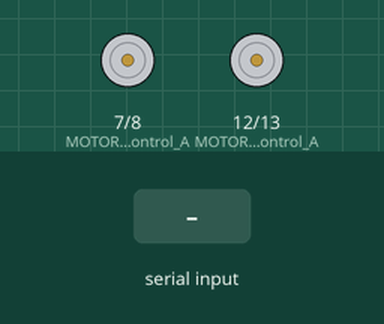
Simulated run of this sketch. Board: Arduino Uno, built with avr-gcc and run on an emulated ATmega328P. Parts: motor-driver pin pairs drawn as motors (green arrow = first pin HIGH = forward, orange = second pin HIGH = backward, longer = more drive, scaled by the enable pin). The test bench sets the inputs (shaded band).

Above: at 1.2 s.
1.3 s: "f" received over Serial
At 2.1 s:
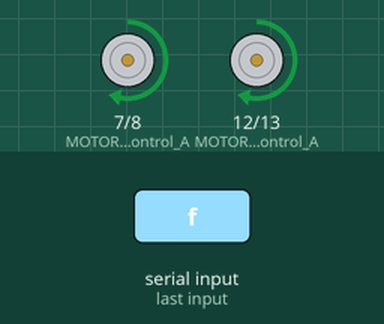
4.3 s: "t" received over Serial
At 5.6 s:
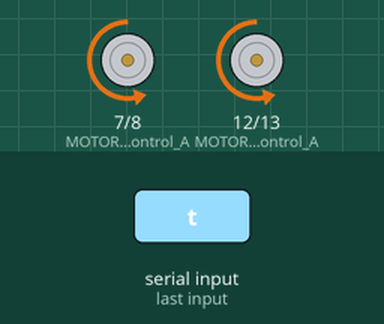
7.3 s: "d" received over Serial
At 10.1 s:
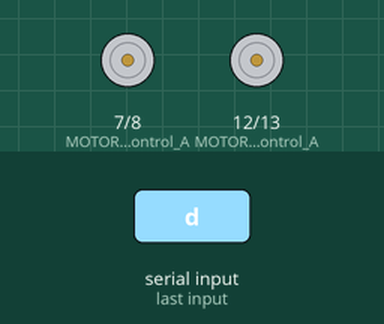
10.3 s: "e" received over Serial
At 11.4 s:
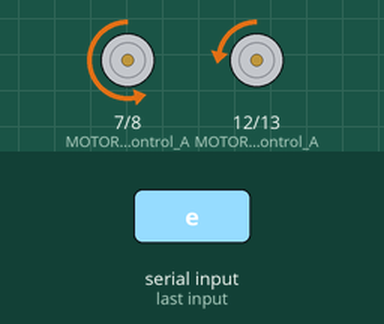
Timing chart, 0 to 13.8 s (numbered marks = the images above; inputs shaded):
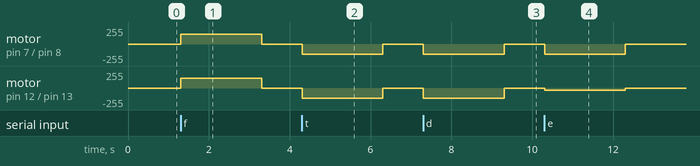

The sketch:

jHome_Robo1.pde
```cpp
#define LED 6
boolean connected;

void setup(){
  setupMotor();
  Serial.begin(115200);
}

void loop(){
  if(Serial.available()) receiveCommand();

}
void handShake() {
  Serial.print("ID 2|robot|4|f|frente|t|tras|d|direita|e|esquerda");
  Serial.flush();

  long m = millis();
  while(Serial.available()<1) {
    //waiting for data
    if(millis()-m>2000) {
      //timeout
      return;
    }
  }
  if(Serial.available()>0) {
    char c=Serial.read();
    digitalWrite(LED, true);
    connected= true;
  }

}
void shutdown() {
  digitalWrite(LED, false);
  connected=false;
}

void receiveCommand() {
  char comando[16];
  int counter=0;
  while(Serial.available()>0) // loop through all but the last
  {
    char c = Serial.read(); // receive byte as a character
    delay(5);
    comando[counter++]=c;
  }
  if(comando[0]=='j' || comando[0]=='J') handShake();
  if(comando[0]=='f') frente();
  if(comando[0]=='t') tras();
  if(comando[0]=='d') direita();
  if(comando[0]=='e') esquerda();
  if(comando[0]=='X') shutdown();
}

void frente() {
   andarFrente(2000, 3);
   parar();
}
void tras() {
   andarTras(2000, 3);
   parar();
}
void esquerda() {
   virarEsquerda(2000, 3);
   parar();
}
void direita() {
   virarDireita(2000, 3);
   parar();
}
```

Motores.pde
```cpp
#define MOTOR1_control_A 7
#define MOTOR1_control_B 8
#define MOTOR1_PWM 10
#define MOTOR2_control_A 12
#define MOTOR2_control_B 13
#define MOTOR2_PWM 11


int sentido=0;
void setupMotor() {
  pinMode(MOTOR1_control_A, OUTPUT);
  pinMode(MOTOR1_control_B, OUTPUT);
  pinMode(MOTOR1_PWM, OUTPUT);
  pinMode(MOTOR2_control_A, OUTPUT);
  pinMode(MOTOR2_control_B, OUTPUT);
  pinMode(MOTOR2_PWM, OUTPUT);
}

void girarNoEixo(int tempo, int intensidade, int sentido1) {
  analogWrite(MOTOR1_PWM,intensidade*50);
  analogWrite(MOTOR2_PWM,intensidade*50);
  digitalWrite(MOTOR1_control_A,sentido1);
  digitalWrite(MOTOR1_control_B,!sentido1);
  digitalWrite(MOTOR2_control_A,!sentido1);
  digitalWrite(MOTOR2_control_B,sentido1);
  delay(tempo);
}

void parar() {
  analogWrite(MOTOR1_PWM,0 );
  analogWrite(MOTOR2_PWM,0);
}

void andarFrente(int tempo, int intensidade) {
  sentido = 1;
  analogWrite(MOTOR1_PWM,intensidade*50);
  analogWrite(MOTOR2_PWM,intensidade*50);
  digitalWrite(MOTOR1_control_A,sentido);
  digitalWrite(MOTOR1_control_B,!sentido);
  digitalWrite(MOTOR2_control_A,sentido);
  digitalWrite(MOTOR2_control_B,!sentido);
  delay(tempo);
}
void andarTras(int tempo,int intensidade) {
  sentido = 0;
  analogWrite(MOTOR1_PWM,intensidade*50 );
  analogWrite(MOTOR2_PWM,intensidade*50);
  digitalWrite(MOTOR1_control_A,sentido);
  digitalWrite(MOTOR1_control_B,!sentido);
  digitalWrite(MOTOR2_control_A,sentido);
  digitalWrite(MOTOR2_control_B,!sentido);
  delay(tempo);

}
void virarEsquerda(int tempo,int intensidade) {
  analogWrite(MOTOR1_PWM,intensidade*50 );
  analogWrite(MOTOR2_PWM,10*intensidade);
  digitalWrite(MOTOR1_control_A,sentido);
  digitalWrite(MOTOR1_control_B,!sentido);
  digitalWrite(MOTOR2_control_A,sentido);
  digitalWrite(MOTOR2_control_B,!sentido);
  delay(tempo);

}
void virarDireita(int tempo,int intensidade) {
  analogWrite(MOTOR1_PWM,10*intensidade );
  analogWrite(MOTOR2_PWM,intensidade*50);
  digitalWrite(MOTOR1_control_A,sentido);
  digitalWrite(MOTOR1_control_B,!sentido);
  digitalWrite(MOTOR2_control_A,sentido);
  digitalWrite(MOTOR2_control_B,!sentido);
  delay(tempo);
}

void virarEsquerdaRe(int tempo,int intensidade) {
  analogWrite(MOTOR1_PWM,intensidade*50 );
  analogWrite(MOTOR2_PWM,10*intensidade);
  digitalWrite(MOTOR1_control_A,!sentido);
  digitalWrite(MOTOR1_control_B,sentido);
  digitalWrite(MOTOR2_control_A,!sentido);
  digitalWrite(MOTOR2_control_B,sentido);
  delay(tempo);

}
void virarDireitaRe(int tempo,int intensidade) {
  analogWrite(MOTOR1_PWM,10*intensidade );
  analogWrite(MOTOR2_PWM,intensidade*50);
  digitalWrite(MOTOR1_control_A,!sentido);
  digitalWrite(MOTOR1_control_B,sentido);
  digitalWrite(MOTOR2_control_A,!sentido);
  digitalWrite(MOTOR2_control_B,sentido);
  delay(tempo);
}
```

Measured:
- after the input at 1.3 s, motor on pin 7 (MOTOR1_control_A) / pin 8 (MOTOR1_control_B), motor on pin 12 (MOTOR2_control_A) / pin 13 (MOTOR2_control_B): stopped → forward 150/255 at once, → stopped 2.0 s later
- after the input at 4.3 s, motor on pin 7 (MOTOR1_control_A) / pin 8 (MOTOR1_control_B), motor on pin 12 (MOTOR2_control_A) / pin 13 (MOTOR2_control_B): stopped → backward 150/255 at once, → stopped 2.0 s later
- after the input at 7.3 s, motor on pin 7 (MOTOR1_control_A) / pin 8 (MOTOR1_control_B), motor on pin 12 (MOTOR2_control_A) / pin 13 (MOTOR2_control_B): stopped → backward 150/255 at once, → stopped 2.0 s later
- after the input at 10.3 s, motor on pin 7 (MOTOR1_control_A) / pin 8 (MOTOR1_control_B): stopped → backward 150/255 at once, → stopped 2.0 s later; motor on pin 12 (MOTOR2_control_A) / pin 13 (MOTOR2_control_B): stopped → backward 30/255 at once, → stopped 2.0 s later
